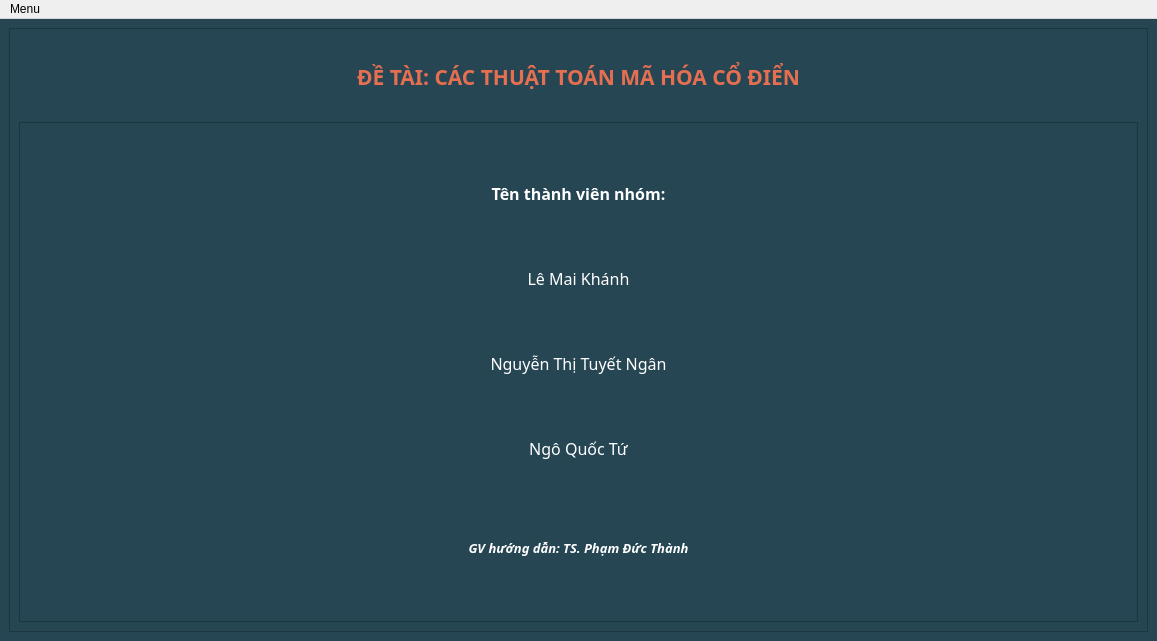
<?xml version="1.0" encoding="UTF-8"?>
<ui version="4.0">
 <class>MainWindow</class>
 <widget class="QMainWindow" name="MainWindow">
  <property name="geometry">
   <rect>
    <x>0</x>
    <y>0</y>
    <width>1157</width>
    <height>641</height>
   </rect>
  </property>
  <property name="windowTitle">
   <string>MainWindow</string>
  </property>
  <property name="styleSheet">
   <string notr="true"/>
  </property>
  <widget class="QWidget" name="centralwidget">
   <property name="styleSheet">
    <string notr="true">QWidget {
	color: white;	
	background-color: #264653;
}</string>
   </property>
   <layout class="QVBoxLayout" name="verticalLayout">
    <item>
     <widget class="QFrame" name="container">
      <property name="frameShape">
       <enum>QFrame::StyledPanel</enum>
      </property>
      <property name="frameShadow">
       <enum>QFrame::Raised</enum>
      </property>
      <layout class="QVBoxLayout" name="verticalLayout_2">
       <item>
        <widget class="QLabel" name="app_title">
         <property name="sizePolicy">
          <sizepolicy hsizetype="Ignored" vsizetype="Minimum">
           <horstretch>0</horstretch>
           <verstretch>0</verstretch>
          </sizepolicy>
         </property>
         <property name="maximumSize">
          <size>
           <width>16777215</width>
           <height>100</height>
          </size>
         </property>
         <property name="font">
          <font>
           <family>Montserrat</family>
           <pointsize>16</pointsize>
           <weight>75</weight>
           <bold>true</bold>
          </font>
         </property>
         <property name="text">
          <string>&lt;html&gt;&lt;head/&gt;&lt;body&gt;&lt;p&gt;&lt;span style=&quot; color:#e76f51;&quot;&gt;ĐỀ TÀI: CÁC THUẬT TOÁN MÃ HÓA CỔ ĐIỂN&lt;/span&gt;&lt;/p&gt;&lt;/body&gt;&lt;/html&gt;</string>
         </property>
         <property name="alignment">
          <set>Qt::AlignCenter</set>
         </property>
        </widget>
       </item>
       <item>
        <widget class="QFrame" name="container_content">
         <property name="minimumSize">
          <size>
           <width>0</width>
           <height>500</height>
          </size>
         </property>
         <property name="frameShape">
          <enum>QFrame::StyledPanel</enum>
         </property>
         <property name="frameShadow">
          <enum>QFrame::Raised</enum>
         </property>
         <layout class="QVBoxLayout" name="verticalLayout_3">
          <property name="topMargin">
           <number>11</number>
          </property>
          <item>
           <widget class="QLabel" name="label_names">
            <property name="minimumSize">
             <size>
              <width>200</width>
              <height>40</height>
             </size>
            </property>
            <property name="maximumSize">
             <size>
              <width>16777213</width>
              <height>39</height>
             </size>
            </property>
            <property name="font">
             <font>
              <family>Montserrat</family>
              <pointsize>12</pointsize>
              <weight>75</weight>
              <italic>false</italic>
              <bold>true</bold>
             </font>
            </property>
            <property name="text">
             <string>Tên thành viên nhóm:</string>
            </property>
            <property name="alignment">
             <set>Qt::AlignCenter</set>
            </property>
           </widget>
          </item>
          <item>
           <widget class="QLabel" name="label_mk">
            <property name="maximumSize">
             <size>
              <width>16777215</width>
              <height>40</height>
             </size>
            </property>
            <property name="font">
             <font>
              <family>Montserrat</family>
              <pointsize>12</pointsize>
              <weight>50</weight>
              <italic>false</italic>
              <bold>false</bold>
             </font>
            </property>
            <property name="text">
             <string>Lê Mai Khánh</string>
            </property>
            <property name="alignment">
             <set>Qt::AlignCenter</set>
            </property>
           </widget>
          </item>
          <item>
           <widget class="QLabel" name="label_nttn">
            <property name="minimumSize">
             <size>
              <width>200</width>
              <height>25</height>
             </size>
            </property>
            <property name="maximumSize">
             <size>
              <width>16777215</width>
              <height>40</height>
             </size>
            </property>
            <property name="font">
             <font>
              <family>Montserrat</family>
              <pointsize>12</pointsize>
              <italic>false</italic>
             </font>
            </property>
            <property name="text">
             <string>Nguyễn Thị Tuyết Ngân</string>
            </property>
            <property name="alignment">
             <set>Qt::AlignCenter</set>
            </property>
           </widget>
          </item>
          <item>
           <widget class="QLabel" name="label_nqt">
            <property name="minimumSize">
             <size>
              <width>200</width>
              <height>25</height>
             </size>
            </property>
            <property name="maximumSize">
             <size>
              <width>16777215</width>
              <height>40</height>
             </size>
            </property>
            <property name="font">
             <font>
              <family>Montserrat</family>
              <pointsize>12</pointsize>
              <italic>false</italic>
             </font>
            </property>
            <property name="text">
             <string>Ngô Quốc Tứ</string>
            </property>
            <property name="alignment">
             <set>Qt::AlignCenter</set>
            </property>
           </widget>
          </item>
          <item>
           <widget class="QLabel" name="label_gvhd">
            <property name="minimumSize">
             <size>
              <width>300</width>
              <height>60</height>
             </size>
            </property>
            <property name="maximumSize">
             <size>
              <width>16777215</width>
              <height>50</height>
             </size>
            </property>
            <property name="font">
             <font>
              <family>Montserrat</family>
              <pointsize>10</pointsize>
              <weight>75</weight>
              <italic>false</italic>
              <bold>true</bold>
             </font>
            </property>
            <property name="text">
             <string>&lt;html&gt;&lt;head/&gt;&lt;body&gt;&lt;p&gt;&lt;span style=&quot; font-style:italic;&quot;&gt;GV hướng dẫn: TS. Phạm Đức Thành&lt;/span&gt;&lt;/p&gt;&lt;/body&gt;&lt;/html&gt;</string>
            </property>
            <property name="alignment">
             <set>Qt::AlignCenter</set>
            </property>
           </widget>
          </item>
         </layout>
        </widget>
       </item>
      </layout>
     </widget>
    </item>
   </layout>
  </widget>
  <widget class="QMenuBar" name="menubar">
   <property name="geometry">
    <rect>
     <x>0</x>
     <y>0</y>
     <width>1157</width>
     <height>26</height>
    </rect>
   </property>
   <widget class="QMenu" name="menuMenu">
    <property name="title">
     <string>Menu</string>
    </property>
    <widget class="QMenu" name="menu_mahoa">
     <property name="title">
      <string>Mã hóa</string>
     </property>
     <addaction name="action_mh_thaythe"/>
     <addaction name="action_mh_chuyenvi"/>
     <addaction name="action_mh_xor"/>
     <addaction name="action_mh_des"/>
    </widget>
    <widget class="QMenu" name="menu_giaima">
     <property name="title">
      <string>Giải mã</string>
     </property>
     <addaction name="action_gm_thaythe"/>
     <addaction name="action_gm_chuyenvi"/>
     <addaction name="action_gm_xor"/>
     <addaction name="action_gm_des"/>
    </widget>
    <addaction name="separator"/>
    <addaction name="menu_mahoa"/>
    <addaction name="separator"/>
    <addaction name="menu_giaima"/>
   </widget>
   <addaction name="menuMenu"/>
  </widget>
  <action name="action_mh_thaythe">
   <property name="text">
    <string>Thay thế</string>
   </property>
  </action>
  <action name="action_mh_chuyenvi">
   <property name="text">
    <string>Chuyển vị</string>
   </property>
  </action>
  <action name="action_mh_xor">
   <property name="text">
    <string>Xor</string>
   </property>
  </action>
  <action name="action_mh_des">
   <property name="text">
    <string>Des</string>
   </property>
  </action>
  <action name="action_gm_thaythe">
   <property name="text">
    <string>Thay thế</string>
   </property>
  </action>
  <action name="action_gm_chuyenvi">
   <property name="text">
    <string>Chuyển vị</string>
   </property>
  </action>
  <action name="action_gm_xor">
   <property name="text">
    <string>Xor</string>
   </property>
  </action>
  <action name="action_gm_des">
   <property name="text">
    <string>Des</string>
   </property>
  </action>
 </widget>
 <resources/>
 <connections/>
</ui>
